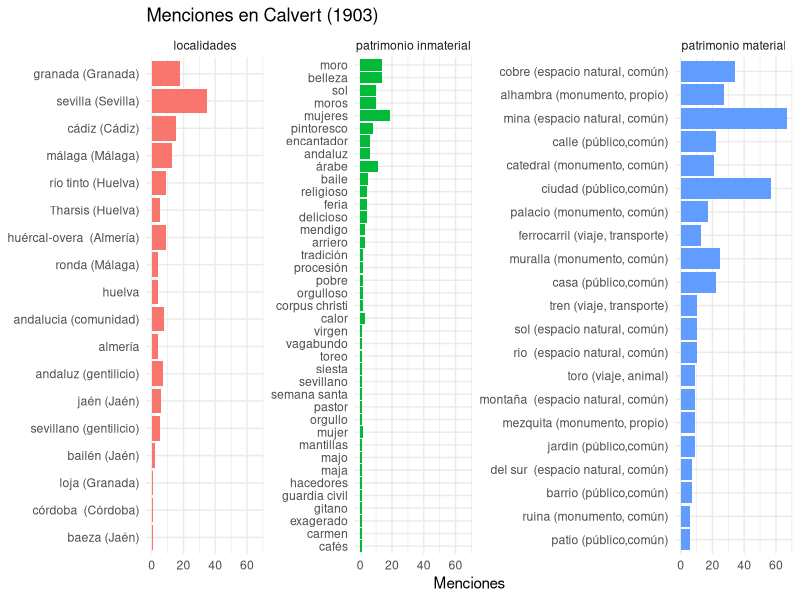
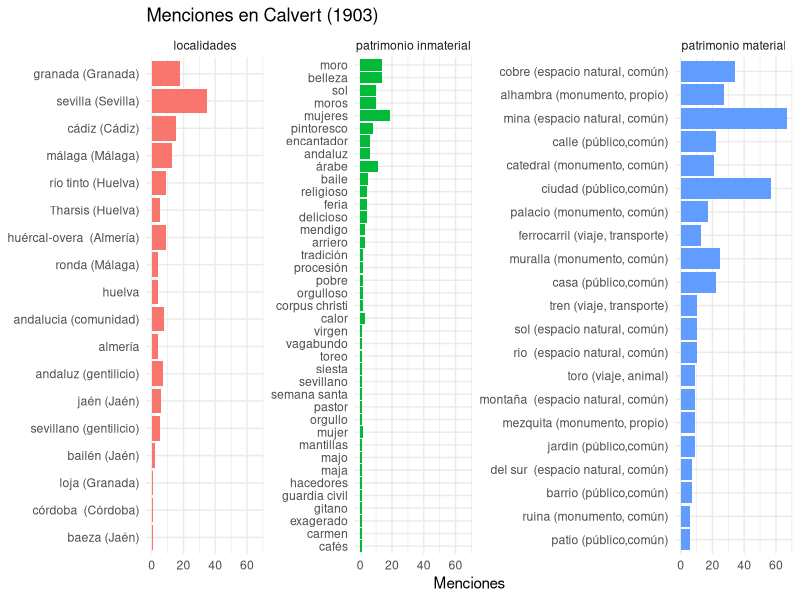

The R script that drew these images, in order:
# CCOMPROBACIONES PREVIAS
#primer paso: Ver la ruta
getwd()
#segundo paso: ver si están los documentos csv
list.files()
#tercer paso: cargar el relato
relato <- readLines("1903_Calvert_impressions_spain.txt", encoding = "UTF-8")
#COMIENZO DE LAS OPERACIONES PARA AJUSTARSE A R
#cuarto paso: cambio de estructura para trabajar con R
libro <- paste(relato, collapse = " ")
#quinto paso: todo a minúscula para trabajar con R
#OJO, no se hace con tidytext, porque no nos interesa para la lista csv que queremos cruzar, pues son palabras compuestas
# Y el paquete tidytexto incluye el tokenizador y separaría las palabras compuestas
#por tanto, se usa la función independiente de tolower
#tokenizar se reserva para el análisis de sentimientos
libro_previo <- tolower(libro) 
#sexto paso: se instala el ecosistema tidyverse que incluye los paquetes y sus funciones para las operaciones
install.packages("tidyverse")
#Una vez instalado, se carga
library("tidyverse") 
#AHORA LAS OPERACIONES CON LOS TRES CSV (LOCALIIDADES, PATRIMONIO MATERIAL E INMATERIAL)
#septimo paso: se cargan sin necesidad de caragr el paquete readr, pues ya está instalado e incluido en tidyverse
localidades <- read_csv("localidades_normalizacion.csv")
View(localidades)
patrimonio_material <- read_csv("patrimonio_material_normalizacion.csv")
View(patrimonio_material)
patrimonio_inmaterial <- read_csv("patrimonio_inmaterial_normalizacion.csv")
View(patrimonio_inmaterial) 
#octavo paso: se hacen las operaciones, una por cada csv
#se usa las mismas funciones de los paquetes de tidyverse, como dplyr, magrittr, readr o stringr
#localidades
resultado <- localidades %>%
  mutate(menciones = str_count(libro_previo, paste0("\\b", variantes, "\\b"))) %>%
  filter(menciones > 0) %>%
  arrange(desc(menciones))
# lo visualizamos en la tabla
View(resultado)
#mismo proceso con patrimonio material
resultado_material <- patrimonio_material %>%
  mutate(menciones = str_count(libro_previo, paste0("\\b", variantes, "\\b"))) %>%
  filter(menciones > 0) %>%
  arrange(desc(menciones))
#visualizamos el resultado
View(resultado_material)
#mismo proceso con patrimonio inmaterial
resultado_inmaterial <- patrimonio_inmaterial %>%
  mutate(menciones = str_count(libro_previo, paste0("\\b", variantes, "\\b"))) %>%
  filter(menciones > 0) %>%
  arrange(desc(menciones))
#visualizamos el resultado
View(resultado_inmaterial)
#noveno paso: se exportan los resultados de cada uno fuera de R
#localidades
write_csv(resultado, "resultado_localidades_Calvert.csv") 
#patrimonio material
write_csv(resultado_material, "resultado_material_Calvert.csv")
#patrimonio inmaterial
write_csv(resultado_inmaterial, "resultado_inmaterial_Calvert.csv") 
#décimo paso: creación de gráficas conjuntas en mismo espacio, pero manteninedo cada una su integridad
resultado <- resultado %>% mutate(tipo = "localidades") 
resultado_material <- resultado_material %>% mutate(tipo = "patrimonio material")
resultado_inmaterial <- resultado_inmaterial %>% mutate(tipo = "patrimonio inmaterial") 
#se une la nueva tabla apra cada uno
todo <- bind_rows(resultado, resultado_material, resultado_inmaterial)
#undécimo paso: representación visual de la gráfica
top25 <- todo %>%
  group_by(tipo) %>%
  slice_max(menciones, n = 25) %>%
  ungroup()
#duodécimo paso y últtimo que une todo lo anterior del preoceso de gráfica
#crecaicón definitiva con nuevas funciones y nuevo paquete diferente:ggplot
ggplot(top25, aes(x = reorder(principal, menciones), y = menciones, fill = tipo)) +
  geom_col() +
  coord_flip() +
  facet_wrap(~tipo, scales = "free_y") +
  labs(title = "Menciones en Calvert (1903)",
       x = NULL, y = "Menciones") +
  theme_minimal() +
  theme(legend.position = "none")
#dédimotercer paso o epílogo: exportación a imagen
ggsave("grafica_Williams.png", width = 12, height = 8) 
